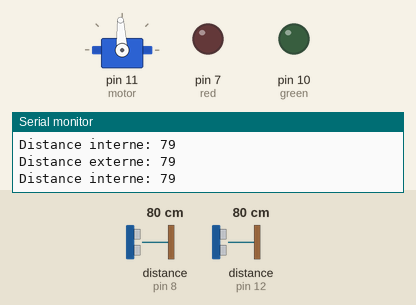
A sketch run on a simulated Arduino Uno, built with avr-gcc and run on an emulated ATmega328P. Parts: servo, output pins drawn as LEDs (lit = HIGH), the last lines printed to the serial monitor. Wiring (inferred from the names in the program): 2 × ultrasonic range finder: trigger pin 9, echo pin 8 / trigger pin 13, echo pin 12. The inputs (shaded band) are chosen by the test bench; at power-on: distance to the obstacle (sensors on pin 12, pin 8) 80 cm. The echo pulse lasts 58.3 µs per cm; pins used as bus, display or sensor lines are not drawn.

Above: at 1.7 s.
1.8 s: distance to the obstacle (sensor on pin 12) set to 29 cm
3.3 s: distance to the obstacle (sensor on pin 12) set to 24 cm
At 4.7 s:
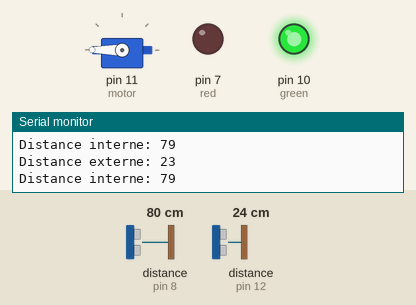
5.0 s: distance to the obstacle (sensor on pin 8) set to 8 cm
6.5 s: distance to the obstacle (sensor on pin 8) set to 5 cm
At 7.8 s:
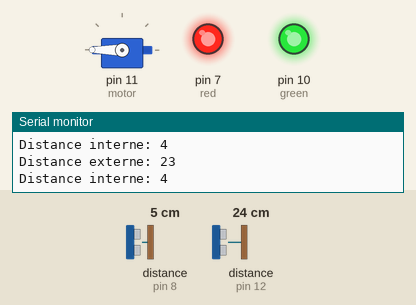
At 8.89 s:
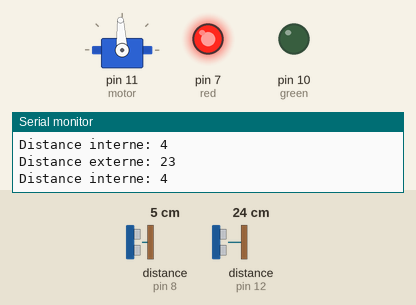
9.5 s: distance to the obstacle (sensor on pin 8) set to 9 cm
At 10.3 s:
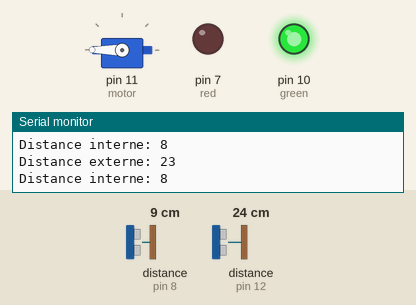
11.1 s: distance to the obstacle (sensor on pin 12) set to 163 cm
14.1 s: distance to the obstacle (sensor on pin 12) set to 171 cm
Timing chart, 0 to 16.8 s (numbered marks = the images above; inputs shaded):
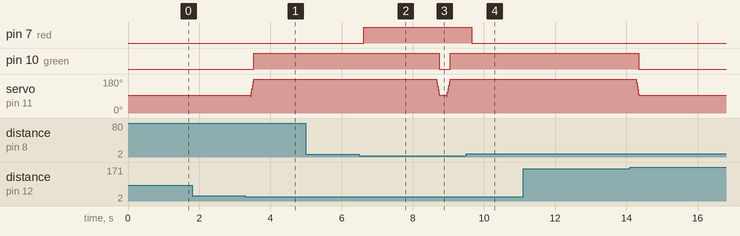

Measured:
- the behaviour switches between 27 and 26 cm on distance to the obstacle (sensor on pin 12) (found by bisection; images 0 and 1)
- the behaviour switches between 7 and 6 cm on distance to the obstacle (sensor on pin 8) (found by bisection; images 1 and 2)
- after the input at 3.3 s, pin 10 (green): LOW → HIGH after 0.24 s; servo on pin 11 (motor): 93° → 180° after 0.14 s
- after the input at 6.5 s, pin 7 (red): LOW → HIGH after 0.12 s
- after the input at 9.5 s, pin 7 (red): HIGH → LOW after 0.16 s

The sketch:

poubelle_intelligente.ino
```cpp
#include <Servo.h>
Servo servomotor;
// external sensor
int const trig1 = 13;
int const echo1 = 12;
// internal sensor
int const trig2 = 9;
int const echo2 = 8;
// motor
int const motor = 11;
//led
int const green = 10;  // indicates that the garbage is open
int const red = 7;     // indicates that the garbage is full

int servoPosition = 0;
bool is_open = false;
unsigned long open_time = 0;
const unsigned long stay_open = 5000; // 5 secondes


void setup () {

   pinMode(trig1, OUTPUT);
   pinMode(echo1, INPUT);
   pinMode(trig2, OUTPUT);
   pinMode(echo2, INPUT);
   pinMode(red, OUTPUT);
   pinMode(green, OUTPUT);
   servomotor.attach(motor);
   servomotor.write(93);
   Serial.begin(9600);
   delay(500);
}

void loop() {
   long distance1 = getDistance(trig1, echo1);
   long distance2 = getDistance(trig2, echo2);
   // visualization
   Serial.print("Distance externe: ");
   Serial.println(distance1);
   Serial.print("Distance interne: ");
   Serial.println(distance2);
   // opening the garbage if someone is near (<=25cm)
   if(distance1 <= 25 && !is_open){
      opening();
      is_open = true;
      open_time = millis(); // store the moment
      digitalWrite(green, HIGH);
      digitalWrite(red, LOW);
   }
   //closing the garbage after some time
   if (is_open && millis() - open_time >= stay_open) {
      closing();
      is_open = false;
      digitalWrite(green, LOW);
    }
   // garbage full
    if (distance2 <= 5) {
      digitalWrite(red, HIGH);
    }
    else digitalWrite(red, LOW);
    delay(200);
}


long getDistance(int trig, int echo) {
  digitalWrite(trig, LOW);
  delayMicroseconds(2);
  digitalWrite(trig, HIGH);
  delayMicroseconds(10);
  digitalWrite(trig, LOW);
  long duration = pulseIn(echo, HIGH);

  long distance = (duration / 2) * 0.0344;

  return distance;
}


void opening(){
for (int angle = 90; angle <= 180; angle++){
    servomotor.write(angle);
    delay(1);
    }
}

void closing(){
for (int angle = 180; angle >= 93; angle--) {
    servomotor.write(angle);
    delay(1);
   }
}
```
